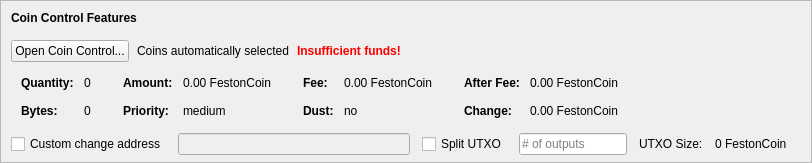
    <widget class="QFrame" name="frameCoinControl">
     <property name="sizePolicy">
      <sizepolicy hsizetype="Expanding" vsizetype="Expanding">
       <horstretch>0</horstretch>
       <verstretch>0</verstretch>
      </sizepolicy>
     </property>
     <property name="maximumSize">
      <size>
       <width>16777215</width>
       <height>16777215</height>
      </size>
     </property>
     <property name="frameShape">
      <enum>QFrame::StyledPanel</enum>
     </property>
     <property name="frameShadow">
      <enum>QFrame::Sunken</enum>
     </property>
     <layout class="QVBoxLayout" name="verticalLayoutCoinControl2">
      <property name="spacing">
       <number>0</number>
      </property>
      <property name="leftMargin">
       <number>0</number>
      </property>
      <property name="topMargin">
       <number>0</number>
      </property>
      <property name="rightMargin">
       <number>0</number>
      </property>
      <property name="bottomMargin">
       <number>6</number>
      </property>
      <item>
       <layout class="QVBoxLayout" name="verticalLayoutCoinControl" stretch="0,0,0,0,1">
        <property name="spacing">
         <number>0</number>
        </property>
        <property name="leftMargin">
         <number>10</number>
        </property>
        <property name="topMargin">
         <number>10</number>
        </property>
        <item>
         <layout class="QHBoxLayout" name="horizontalLayoutCoinControl1">
          <property name="bottomMargin">
           <number>15</number>
          </property>
          <item>
           <widget class="QLabel" name="labelCoinControlFeatures">
            <property name="sizePolicy">
             <sizepolicy hsizetype="Preferred" vsizetype="Maximum">
              <horstretch>0</horstretch>
              <verstretch>0</verstretch>
             </sizepolicy>
            </property>
            <property name="font">
             <font>
              <weight>75</weight>
              <bold>true</bold>
             </font>
            </property>
            <property name="styleSheet">
             <string notr="true">font-weight:bold;</string>
            </property>
            <property name="text">
             <string>Coin Control Features</string>
            </property>
           </widget>
          </item>
         </layout>
        </item>
        <item>
         <layout class="QHBoxLayout" name="horizontalLayoutCoinControl2" stretch="0,0,0,0">
          <property name="spacing">
           <number>8</number>
          </property>
          <property name="bottomMargin">
           <number>10</number>
          </property>
          <item>
           <widget class="QPushButton" name="pushButtonCoinControl">
            <property name="styleSheet">
             <string notr="true"/>
            </property>
            <property name="text">
             <string>Open Coin Control...</string>
            </property>
            <property name="autoDefault">
             <bool>false</bool>
            </property>
           </widget>
          </item>
          <item>
           <widget class="QLabel" name="labelCoinControlAutomaticallySelected">
            <property name="text">
             <string>Coins automatically selected</string>
            </property>
            <property name="margin">
             <number>5</number>
            </property>
           </widget>
          </item>
          <item>
           <widget class="QLabel" name="labelCoinControlInsuffFunds">
            <property name="font">
             <font>
              <weight>75</weight>
              <bold>true</bold>
             </font>
            </property>
            <property name="styleSheet">
             <string notr="true">color:red;font-weight:bold;</string>
            </property>
            <property name="text">
             <string>Insufficient funds!</string>
            </property>
            <property name="margin">
             <number>5</number>
            </property>
           </widget>
          </item>
          <item>
           <spacer name="horizontalSpacerCoinControl">
            <property name="orientation">
             <enum>Qt::Horizontal</enum>
            </property>
            <property name="sizeHint" stdset="0">
             <size>
              <width>40</width>
              <height>1</height>
             </size>
            </property>
           </spacer>
          </item>
         </layout>
        </item>
        <item>
         <widget class="QWidget" name="widgetCoinControl" native="true">
          <property name="sizePolicy">
           <sizepolicy hsizetype="Preferred" vsizetype="Preferred">
            <horstretch>0</horstretch>
            <verstretch>0</verstretch>
           </sizepolicy>
          </property>
          <property name="minimumSize">
           <size>
            <width>0</width>
            <height>0</height>
           </size>
          </property>
          <property name="styleSheet">
           <string notr="true"/>
          </property>
          <layout class="QHBoxLayout" name="horizontalLayoutCoinControl5">
           <property name="leftMargin">
            <number>0</number>
           </property>
           <property name="topMargin">
            <number>0</number>
           </property>
           <property name="rightMargin">
            <number>0</number>
           </property>
           <property name="bottomMargin">
            <number>0</number>
           </property>
           <item>
            <layout class="QHBoxLayout" name="horizontalLayoutCoinControl3" stretch="0,0,0,1">
             <property name="spacing">
              <number>20</number>
             </property>
             <property name="topMargin">
              <number>0</number>
             </property>
             <property name="bottomMargin">
              <number>10</number>
             </property>
             <item>
              <layout class="QFormLayout" name="formLayoutCoinControl1">
               <property name="horizontalSpacing">
                <number>10</number>
               </property>
               <property name="verticalSpacing">
                <number>14</number>
               </property>
               <property name="leftMargin">
                <number>10</number>
               </property>
               <property name="topMargin">
                <number>4</number>
               </property>
               <property name="rightMargin">
                <number>6</number>
               </property>
               <item row="0" column="0">
                <widget class="QLabel" name="labelCoinControlQuantityText">
                 <property name="font">
                  <font>
                   <weight>75</weight>
                   <bold>true</bold>
                  </font>
                 </property>
                 <property name="text">
                  <string>Quantity:</string>
                 </property>
                 <property name="margin">
                  <number>0</number>
                 </property>
                </widget>
               </item>
               <item row="0" column="1">
                <widget class="QLabel" name="labelCoinControlQuantity">
                 <property name="cursor">
                  <cursorShape>IBeamCursor</cursorShape>
                 </property>
                 <property name="contextMenuPolicy">
                  <enum>Qt::ActionsContextMenu</enum>
                 </property>
                 <property name="text">
                  <string notr="true">0</string>
                 </property>
                 <property name="margin">
                  <number>0</number>
                 </property>
                 <property name="textInteractionFlags">
                  <set>Qt::LinksAccessibleByMouse|Qt::TextSelectableByKeyboard|Qt::TextSelectableByMouse</set>
                 </property>
                </widget>
               </item>
               <item row="1" column="0">
                <widget class="QLabel" name="labelCoinControlBytesText">
                 <property name="font">
                  <font>
                   <weight>75</weight>
                   <bold>true</bold>
                  </font>
                 </property>
                 <property name="text">
                  <string>Bytes:</string>
                 </property>
                </widget>
               </item>
               <item row="1" column="1">
                <widget class="QLabel" name="labelCoinControlBytes">
                 <property name="cursor">
                  <cursorShape>IBeamCursor</cursorShape>
                 </property>
                 <property name="contextMenuPolicy">
                  <enum>Qt::ActionsContextMenu</enum>
                 </property>
                 <property name="text">
                  <string notr="true">0</string>
                 </property>
                 <property name="textInteractionFlags">
                  <set>Qt::LinksAccessibleByMouse|Qt::TextSelectableByKeyboard|Qt::TextSelectableByMouse</set>
                 </property>
                </widget>
               </item>
              </layout>
             </item>
             <item>
              <layout class="QFormLayout" name="formLayoutCoinControl2">
               <property name="horizontalSpacing">
                <number>10</number>
               </property>
               <property name="verticalSpacing">
                <number>14</number>
               </property>
               <property name="leftMargin">
                <number>6</number>
               </property>
               <property name="topMargin">
                <number>4</number>
               </property>
               <property name="rightMargin">
                <number>6</number>
               </property>
               <item row="0" column="0">
                <widget class="QLabel" name="labelCoinControlAmountText">
                 <property name="font">
                  <font>
                   <weight>75</weight>
                   <bold>true</bold>
                  </font>
                 </property>
                 <property name="text">
                  <string>Amount:</string>
                 </property>
                 <property name="margin">
                  <number>0</number>
                 </property>
                </widget>
               </item>
               <item row="0" column="1">
                <widget class="QLabel" name="labelCoinControlAmount">
                 <property name="cursor">
                  <cursorShape>IBeamCursor</cursorShape>
                 </property>
                 <property name="contextMenuPolicy">
                  <enum>Qt::ActionsContextMenu</enum>
                 </property>
                 <property name="text">
                  <string notr="true">0.00 FestonCoin</string>
                 </property>
                 <property name="textInteractionFlags">
                  <set>Qt::LinksAccessibleByMouse|Qt::TextSelectableByKeyboard|Qt::TextSelectableByMouse</set>
                 </property>
                </widget>
               </item>
               <item row="1" column="0">
                <widget class="QLabel" name="labelCoinControlPriorityText">
                 <property name="font">
                  <font>
                   <weight>75</weight>
                   <bold>true</bold>
                  </font>
                 </property>
                 <property name="text">
                  <string>Priority:</string>
                 </property>
                </widget>
               </item>
               <item row="1" column="1">
                <widget class="QLabel" name="labelCoinControlPriority">
                 <property name="cursor">
                  <cursorShape>IBeamCursor</cursorShape>
                 </property>
                 <property name="contextMenuPolicy">
                  <enum>Qt::ActionsContextMenu</enum>
                 </property>
                 <property name="text">
                  <string>medium</string>
                 </property>
                 <property name="textInteractionFlags">
                  <set>Qt::LinksAccessibleByMouse|Qt::TextSelectableByKeyboard|Qt::TextSelectableByMouse</set>
                 </property>
                </widget>
               </item>
              </layout>
             </item>
             <item>
              <layout class="QFormLayout" name="formLayoutCoinControl3">
               <property name="horizontalSpacing">
                <number>10</number>
               </property>
               <property name="verticalSpacing">
                <number>14</number>
               </property>
               <property name="leftMargin">
                <number>6</number>
               </property>
               <property name="topMargin">
                <number>4</number>
               </property>
               <property name="rightMargin">
                <number>6</number>
               </property>
               <item row="0" column="0">
                <widget class="QLabel" name="labelCoinControlFeeText">
                 <property name="font">
                  <font>
                   <weight>75</weight>
                   <bold>true</bold>
                  </font>
                 </property>
                 <property name="text">
                  <string>Fee:</string>
                 </property>
                 <property name="margin">
                  <number>0</number>
                 </property>
                </widget>
               </item>
               <item row="0" column="1">
                <widget class="QLabel" name="labelCoinControlFee">
                 <property name="cursor">
                  <cursorShape>IBeamCursor</cursorShape>
                 </property>
                 <property name="contextMenuPolicy">
                  <enum>Qt::ActionsContextMenu</enum>
                 </property>
                 <property name="text">
                  <string notr="true">0.00 FestonCoin</string>
                 </property>
                 <property name="textInteractionFlags">
                  <set>Qt::LinksAccessibleByMouse|Qt::TextSelectableByKeyboard|Qt::TextSelectableByMouse</set>
                 </property>
                </widget>
               </item>
               <item row="1" column="0">
                <widget class="QLabel" name="labelCoinControlLowOutputText">
                 <property name="font">
                  <font>
                   <weight>75</weight>
                   <bold>true</bold>
                  </font>
                 </property>
                 <property name="text">
                  <string>Dust:</string>
                 </property>
                </widget>
               </item>
               <item row="1" column="1">
                <widget class="QLabel" name="labelCoinControlLowOutput">
                 <property name="cursor">
                  <cursorShape>IBeamCursor</cursorShape>
                 </property>
                 <property name="contextMenuPolicy">
                  <enum>Qt::ActionsContextMenu</enum>
                 </property>
                 <property name="text">
                  <string>no</string>
                 </property>
                 <property name="textInteractionFlags">
                  <set>Qt::LinksAccessibleByMouse|Qt::TextSelectableByKeyboard|Qt::TextSelectableByMouse</set>
                 </property>
                </widget>
               </item>
              </layout>
             </item>
             <item>
              <layout class="QFormLayout" name="formLayoutCoinControl4">
               <property name="horizontalSpacing">
                <number>10</number>
               </property>
               <property name="verticalSpacing">
                <number>14</number>
               </property>
               <property name="leftMargin">
                <number>6</number>
               </property>
               <property name="topMargin">
                <number>4</number>
               </property>
               <property name="rightMargin">
                <number>6</number>
               </property>
               <item row="0" column="0">
                <widget class="QLabel" name="labelCoinControlAfterFeeText">
                 <property name="font">
                  <font>
                   <weight>75</weight>
                   <bold>true</bold>
                  </font>
                 </property>
                 <property name="text">
                  <string>After Fee:</string>
                 </property>
                 <property name="margin">
                  <number>0</number>
                 </property>
                </widget>
               </item>
               <item row="0" column="1">
                <widget class="QLabel" name="labelCoinControlAfterFee">
                 <property name="cursor">
                  <cursorShape>IBeamCursor</cursorShape>
                 </property>
                 <property name="contextMenuPolicy">
                  <enum>Qt::ActionsContextMenu</enum>
                 </property>
                 <property name="text">
                  <string notr="true">0.00 FestonCoin</string>
                 </property>
                 <property name="textInteractionFlags">
                  <set>Qt::LinksAccessibleByMouse|Qt::TextSelectableByKeyboard|Qt::TextSelectableByMouse</set>
                 </property>
                </widget>
               </item>
               <item row="1" column="0">
                <widget class="QLabel" name="labelCoinControlChangeText">
                 <property name="font">
                  <font>
                   <weight>75</weight>
                   <bold>true</bold>
                  </font>
                 </property>
                 <property name="text">
                  <string>Change:</string>
                 </property>
                </widget>
               </item>
               <item row="1" column="1">
                <widget class="QLabel" name="labelCoinControlChange">
                 <property name="cursor">
                  <cursorShape>IBeamCursor</cursorShape>
                 </property>
                 <property name="contextMenuPolicy">
                  <enum>Qt::ActionsContextMenu</enum>
                 </property>
                 <property name="text">
                  <string notr="true">0.00 FestonCoin</string>
                 </property>
                 <property name="textInteractionFlags">
                  <set>Qt::LinksAccessibleByMouse|Qt::TextSelectableByKeyboard|Qt::TextSelectableByMouse</set>
                 </property>
                </widget>
               </item>
              </layout>
             </item>
            </layout>
           </item>
          </layout>
         </widget>
        </item>
        <item>
         <layout class="QHBoxLayout" name="horizontalLayoutCoinControl4" stretch="0,0,0,0,0,0,0">
          <property name="spacing">
           <number>12</number>
          </property>
          <property name="sizeConstraint">
           <enum>QLayout::SetDefaultConstraint</enum>
          </property>
          <property name="topMargin">
           <number>5</number>
          </property>
          <property name="rightMargin">
           <number>5</number>
          </property>
          <item>
           <widget class="QCheckBox" name="checkBoxCoinControlChange">
            <property name="toolTip">
             <string>If this is activated, but the change address is empty or invalid, change will be sent to a newly generated address.</string>
            </property>
            <property name="text">
             <string>Custom change address</string>
            </property>
           </widget>
          </item>
          <item>
           <widget class="QValidatedLineEdit" name="lineEditCoinControlChange">
            <property name="enabled">
             <bool>false</bool>
            </property>
            <property name="sizePolicy">
             <sizepolicy hsizetype="Expanding" vsizetype="Fixed">
              <horstretch>0</horstretch>
              <verstretch>0</verstretch>
             </sizepolicy>
            </property>
           </widget>
          </item>
          <item>
           <widget class="QCheckBox" name="splitBlockCheckBox">
            <property name="text">
             <string>Split UTXO</string>
            </property>
           </widget>
          </item>
          <item>
           <widget class="QLineEdit" name="splitBlockLineEdit">
            <property name="sizePolicy">
             <sizepolicy hsizetype="Fixed" vsizetype="Fixed">
              <horstretch>50</horstretch>
              <verstretch>0</verstretch>
             </sizepolicy>
            </property>
            <property name="placeholderText">
             <string># of outputs</string>
            </property>
           </widget>
          </item>
          <item>
           <widget class="QLabel" name="labelBlockSizeText">
            <property name="text">
             <string>UTXO Size:</string>
            </property>
           </widget>
          </item>
          <item>
           <widget class="QLabel" name="labelBlockSize">
            <property name="text">
             <string>0 FestonCoin</string>
            </property>
           </widget>
          </item>
          <item>
           <widget class="QLabel" name="labelCoinControlChangeLabel">
            <property name="sizePolicy">
             <sizepolicy hsizetype="Preferred" vsizetype="Expanding">
              <horstretch>0</horstretch>
              <verstretch>0</verstretch>
             </sizepolicy>
            </property>
            <property name="minimumSize">
             <size>
              <width>0</width>
              <height>0</height>
             </size>
            </property>
            <property name="text">
             <string/>
            </property>
            <property name="margin">
             <number>3</number>
            </property>
           </widget>
          </item>
         </layout>
        </item>
        <item>
         <spacer name="verticalSpacerCoinControl">
          <property name="orientation">
           <enum>Qt::Vertical</enum>
          </property>
          <property name="sizeHint" stdset="0">
           <size>
            <width>800</width>
            <height>1</height>
           </size>
          </property>
         </spacer>
        </item>
       </layout>
      </item>
     </layout>
    </widget>
